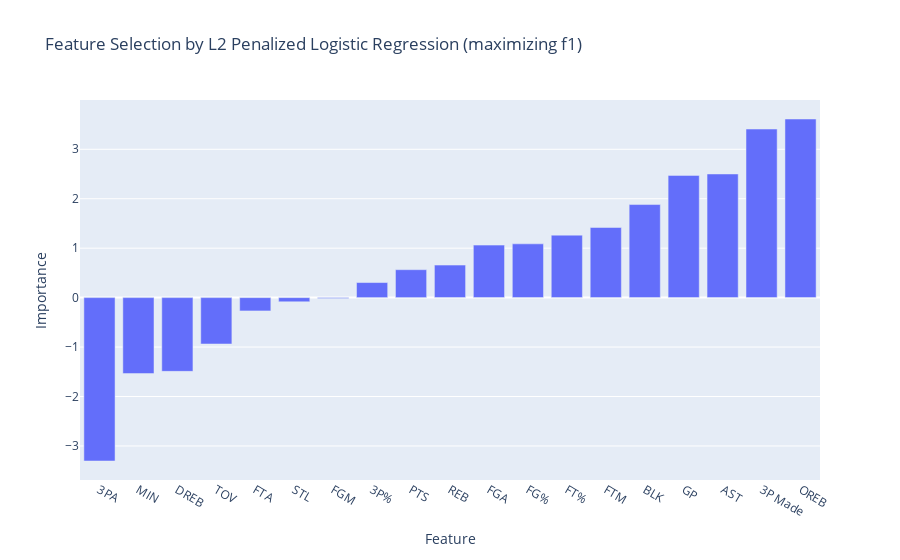

The notebook cell this image was saved under:
### Code cell
feature_importance_logistic_regression(df.drop(["TARGET_5Yrs"], axis=1), df["TARGET_5Yrs"], "f1", "l2")

### Figure 1 — Plotly figure (JSON) as saved in the notebook; plotly's stock layout.template omitted (floating-point values rounded to 4 significant figures)
{"data": [{"alignmentgroup": "True", "hovertemplate": "Feature=%{x}<br>Importance=%{y}<extra></extra>", "legendgroup": "", "marker": {"color": "#636efa", "pattern": {"shape": ""}}, "name": "", "offsetgroup": "", "orientation": "v", "showlegend": false, "textposition": "auto", "type": "bar", "x": ["3PA", "MIN", "DREB", "TOV", "FTA", "STL", "FGM", "3P%", "PTS", "REB", "FGA", "FG%", "FT%", "FTM", "BLK", "GP", "AST", "3P Made", "OREB"], "xaxis": "x", "y": [-3.304, -1.536, -1.492, -0.9382, -0.2693, -0.08418, -0.01819, 0.3049, 0.5652, 0.6581, 1.062, 1.088, 1.264, 1.419, 1.882, 2.472, 2.501, 3.409, 3.613], "yaxis": "y"}], "layout": {"barmode": "relative", "legend": {"tracegroupgap": 0}, "title": {"text": "Feature Selection by L2 Penalized Logistic Regression (maximizing f1)"}, "xaxis": {"anchor": "y", "domain": [0, 1], "title": {"text": "Feature"}}, "yaxis": {"anchor": "x", "domain": [0, 1], "title": {"text": "Importance"}}}}
